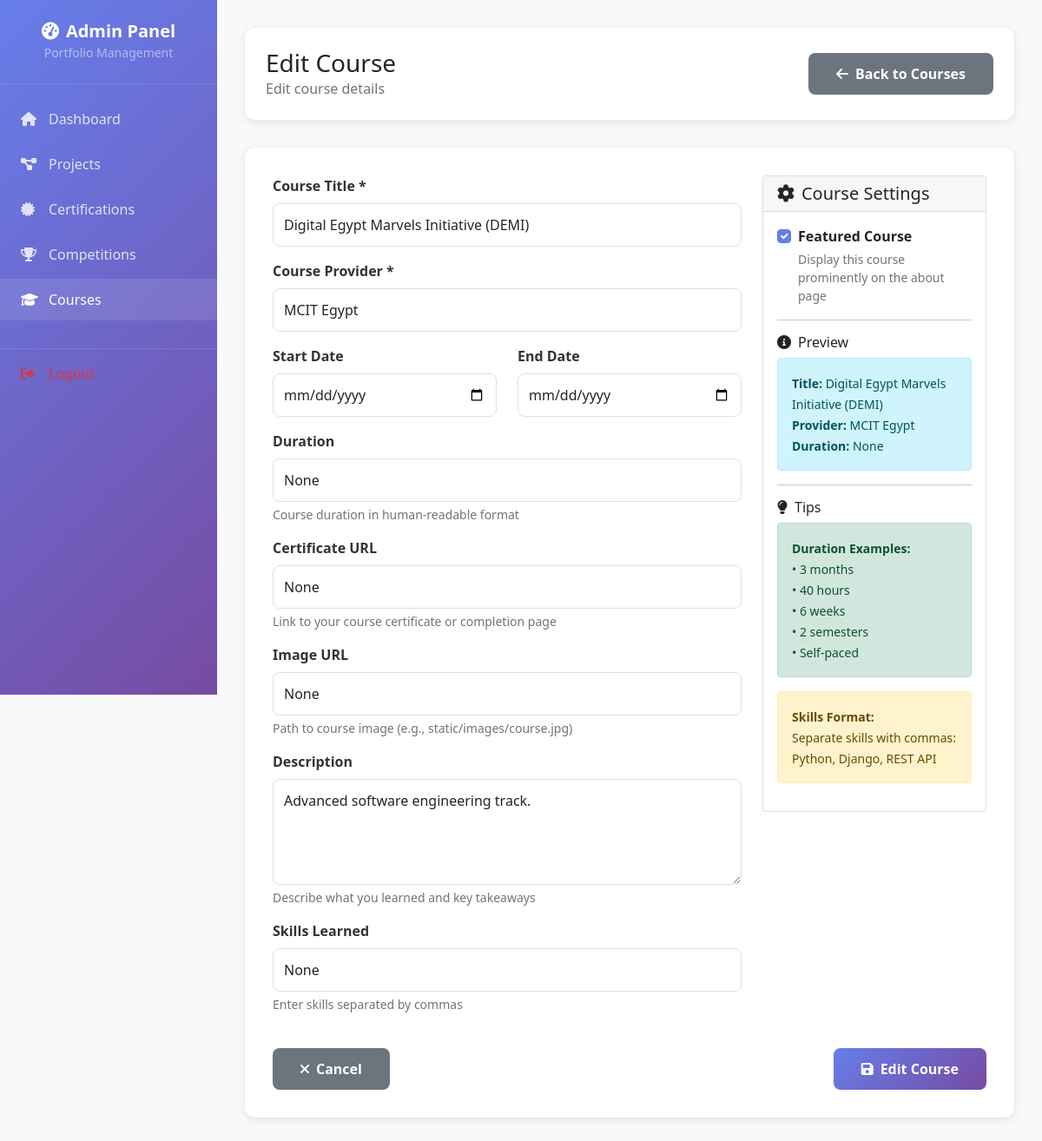
Page /admin/courses/edit/1 (signed in) on the committed database.
### app/models.py (models this page shows, shortened)
class Course(db.Model):
    __tablename__ = 'courses'
    id = db.Column(db.Integer, primary_key=True)
    title = db.Column(db.String(200), nullable=False)
    provider = db.Column(db.String(200), nullable=False)
    start_date = db.Column(db.Date, nullable=True)
    end_date = db.Column(db.Date, nullable=True)
    duration = db.Column(db.String(100), nullable=True)  # e.g., "3 months", "40 hours"
    certificate_url = db.Column(db.String(500), nullable=True)
    image_url = db.Column(db.String(500), nullable=True)
    description = db.Column(db.Text, nullable=True)
    skills_learned = db.Column(db.String(500), nullable=True)  # Comma-separated list
    featured = db.Column(db.Boolean, default=False)
    created_at = db.Column(db.DateTime, default=datetime.utcnow)
    updated_at = db.Column(db.DateTime, default=datetime.utcnow, onupdate=datetime.utcnow)

### app/admin.py (the view, shortened to what this page needs)
@admin_bp.route('/courses/edit/<int:id>', methods=['GET', 'POST'])
@admin_required
def edit_course(id):
    course = Course.query.get_or_404(id)
    return render_template('admin/course_form.html', course=course, action='Edit')

### app/admin.py (called while the page is built)
def admin_required(f):
    @wraps(f)
    def decorated_function(*args, **kwargs):
        if 'admin_logged_in' not in session:
            flash('Please login to access admin dashboard', 'danger')
            return redirect(url_for('admin.login'))
        return f(*args, **kwargs)
    return decorated_function

### app/templates/admin/course_form.html (shortened to what this page needs)
<!DOCTYPE html>
<html lang="en">
<head>
    <link href="https://cdn.jsdelivr.net/npm/bootstrap@5.1.3/dist/css/bootstrap.min.css" rel="stylesheet">
    <link href="https://cdnjs.cloudflare.com/ajax/libs/font-awesome/6.0.0/css/all.min.css" rel="stylesheet">
</head>
<body>
    <div class="admin-wrapper">
        <nav class="sidebar" id="sidebar">
            <div class="sidebar-header">
                <h4><i class="fas fa-tachometer-alt me-2"></i>Admin Panel</h4>
                <small class="text-white-50">Portfolio Management</small>
            </div>
            <div class="sidebar-nav">
                <a class="nav-link" href="{{ url_for('admin.dashboard') }}">
                    <i class="fas fa-home"></i>Dashboard
                </a>
                <a class="nav-link" href="{{ url_for('admin.projects') }}">
                    <i class="fas fa-project-diagram"></i>Projects
                </a>
                <a class="nav-link" href="{{ url_for('admin.certifications') }}">
                    <i class="fas fa-certificate"></i>Certifications
                </a>
                <a class="nav-link" href="{{ url_for('admin.competitions') }}">
                    <i class="fas fa-trophy"></i>Competitions
                </a>
                <a class="nav-link active" href="{{ url_for('admin.courses') }}">
                    <i class="fas fa-graduation-cap"></i>Courses
                </a>
                <a class="nav-link text-danger" href="{{ url_for('admin.logout') }}">
                    <i class="fas fa-sign-out-alt"></i>Logout
                </a>
            </div>
        </nav>
        <main class="main-content">
            <div class="top-header">
                <div class="d-flex justify-content-between align-items-center">
                    <div>
                        <h1 class="h3 mb-0">{{ action }} Course</h1>
                        <p class="text-muted mb-0">
                            {% if course %}Edit course details{% else %}Create a new course entry{% endif %}
                        </p>
                    </div>
                    <a href="{{ url_for('admin.courses') }}" class="btn-cancel">
                        <i class="fas fa-arrow-left me-2"></i>Back to Courses
                    </a>
                </div>
            </div>
            <div class="form-container">
                <form method="POST">
                    <div class="row">
                        <div class="col-md-8">
                            <div class="mb-3">
                                <label for="title" class="form-label">Course Title *</label>
                                <input type="text" class="form-control" id="title" name="title"
                                       value="{{ course.title if course else '' }}" required>
                            </div>
                            <div class="mb-3">
                                <label for="provider" class="form-label">Course Provider *</label>
                                <input type="text" class="form-control" id="provider" name="provider"
                                       value="{{ course.provider if course else '' }}" required>
                            </div>
                            <div class="row">
                                <div class="col-md-6">
                                    <div class="mb-3">
                                        <label for="start_date" class="form-label">Start Date</label>
                                        <input type="date" class="form-control" id="start_date" name="start_date"
                                               value="{{ course.start_date.strftime('%Y-%m-%d') if course and course.start_date else '' }}">
                                    </div>
                                </div>
                                <div class="col-md-6">
                                    <div class="mb-3">
                                        <label for="end_date" class="form-label">End Date</label>
                                        <input type="date" class="form-control" id="end_date" name="end_date"
                                               value="{{ course.end_date.strftime('%Y-%m-%d') if course and course.end_date else '' }}">
                                    </div>
                                </div>
                            </div>
                            <div class="mb-3">
                                <label for="duration" class="form-label">Duration</label>
                                <input type="text" class="form-control" id="duration" name="duration"
                                       value="{{ course.duration if course else '' }}"
                                       placeholder="e.g., 3 months, 40 hours, 6 weeks">
                                <div class="help-text">Course duration in human-readable format</div>
                            </div>
                            <div class="mb-3">
                                <label for="certificate_url" class="form-label">Certificate URL</label>
                                <input type="url" class="form-control" id="certificate_url" name="certificate_url"
                                       value="{{ course.certificate_url if course else '' }}">
                                <div class="help-text">Link to your course certificate or completion page</div>
                            </div>
                            <div class="mb-3">
                                <label for="image_url" class="form-label">Image URL</label>
                                <input type="text" class="form-control" id="image_url" name="image_url"
                                       value="{{ course.image_url if course else '' }}">
                                <div class="help-text">Path to course image (e.g., static/images/course.jpg)</div>
                            </div>
                            <div class="mb-3">
                                <label for="description" class="form-label">Description</label>
                                <textarea class="form-control" id="description" name="description" rows="4">{{ course.description if course else '' }}</textarea>
                                <div class="help-text">Describe what you learned and key takeaways</div>
                            </div>
                            <div class="mb-3">
                                <label for="skills_learned" class="form-label">Skills Learned</label>
                                <input type="text" class="form-control" id="skills_learned" name="skills_learned"
                                       value="{{ course.skills_learned if course else '' }}"
                                       placeholder="e.g., Python, Machine Learning, Data Analysis">
                                <div class="help-text">Enter skills separated by commas</div>
                            </div>
                        </div>
                        <div class="col-md-4">
                            <div class="card">
                                <div class="card-header">
                                    <h5 class="mb-0"><i class="fas fa-cog me-2"></i>Course Settings</h5>
                                </div>
                                <div class="card-body">
                                    <div class="mb-3">
                                        <div class="form-check">
                                            <input class="form-check-input" type="checkbox" id="featured" name="featured"
                                                   {% if course and course.featured %}checked{% endif %}>
                                            <label class="form-check-label" for="featured">
                                                <strong>Featured Course</strong>
                                                <div class="help-text">Display this course prominently on the about page</div>
                                            </label>
                                        </div>
                                    </div>
                                    <hr>
                                    <h6><i class="fas fa-info-circle me-2"></i>Preview</h6>
                                    <div class="alert alert-info">
                                        <small>
                                            <strong>Title:</strong> <span id="preview-title">{{ course.title if course else 'Your Course Title' }}</span><br>
                                            <strong>Provider:</strong> <span id="preview-provider">{{ course.provider if course else 'Course Provider' }}</span><br>
                                            <strong>Duration:</strong> <span id="preview-duration">{{ course.duration if course else 'Course Duration' }}</span>
                                        </small>
                                    </div>
                                    <hr>
                                    <h6><i class="fas fa-lightbulb me-2"></i>Tips</h6>
                                    <div class="alert alert-success">
                                        <small>
                                            <strong>Duration Examples:</strong><br>
                                            • 3 months<br>
                                            • 40 hours<br>
                                            • 6 weeks<br>
                                            • 2 semesters<br>
                                            • Self-paced
                                        </small>
                                    </div>
                                    <div class="alert alert-warning">
                                        <small>
                                            <strong>Skills Format:</strong><br>
                                            Separate skills with commas:<br>
                                            Python, Django, REST API
                                        </small>
                                    </div>
                                </div>
                            </div>
                        </div>
                    </div>
                    <div class="d-flex justify-content-between mt-4">
                        <a href="{{ url_for('admin.courses') }}" class="btn-cancel">
                            <i class="fas fa-times me-2"></i>Cancel
                        </a>
                        <button type="submit" class="btn-submit">
                            <i class="fas fa-save me-2"></i>{{ action }} Course
                        </button>
                    </div>
                </form>
            </div>
        </main>
    </div>
</body>
</html>

### app/templates/admin/course_form.html (style rules this page uses)
body { background-color: #f8f9fa; margin: 0; padding: 0; }
.admin-wrapper { display: flex; min-height: 100vh; }
.sidebar { width: 250px; background: linear-gradient(135deg, #667eea 0%, #764ba2 100%); color: white; position: fixed; height: 100vh; overflow-y: auto; z-index: 1000; transition: transform 0.3s ease; }
.sidebar-header { padding: 1.5rem; text-align: center; border-bottom: 1px solid rgba(255, 255, 255, 0.1); }
.sidebar-header h4 { margin: 0; font-size: 1.25rem; font-weight: 600; }
.sidebar-nav { padding: 1rem 0; }
.sidebar .nav-link { color: rgba(255, 255, 255, 0.8); padding: 0.75rem 1.5rem; border-radius: 0; margin-bottom: 0.25rem; transition: all 0.3s ease; display: flex; align-items: center; text-decoration: none; }
.sidebar .nav-link:hover, .sidebar .nav-link.active { background: rgba(255, 255, 255, 0.1); color: white; }
.sidebar .nav-link i { width: 20px; margin-right: 0.75rem; }
.sidebar .nav-link.text-danger { margin-top: 2rem; border-top: 1px solid rgba(255, 255, 255, 0.1); padding-top: 1rem; }
.main-content { flex: 1; margin-left: 250px; padding: 2rem; min-height: 100vh; }
.top-header { background: white; border-radius: 12px; padding: 1.5rem; margin-bottom: 2rem; box-shadow: 0 2px 10px rgba(0, 0, 0, 0.1); }
.form-container { background: white; border-radius: 12px; padding: 2rem; box-shadow: 0 2px 10px rgba(0, 0, 0, 0.1); }
.form-label { font-weight: 600; color: #333; margin-bottom: 0.5rem; }
.form-control, .form-select { border-radius: 8px; border: 1px solid #e0e0e0; padding: 0.75rem; }
.btn-submit { background: linear-gradient(135deg, #667eea 0%, #764ba2 100%); border: none; border-radius: 8px; padding: 0.75rem 2rem; color: white; font-weight: 600; transition: transform 0.2s ease; }
.btn-cancel { background: #6c757d; border: none; border-radius: 8px; padding: 0.75rem 2rem; color: white; font-weight: 600; text-decoration: none; display: inline-block; transition: transform 0.2s ease; }
.form-check-input:checked { background-color: #667eea; border-color: #667eea; }
.help-text { font-size: 0.875rem; color: #6c757d; margin-top: 0.25rem; }

### rows in the picture
Course: title "Digital Egypt Marvels Initiative (DEMI)", provider "MCIT Egypt", duration "None", certificate_url "None", image_url "None", description "Advanced software engineering track.", skills_learned "None", featured "☑"

### other values in the picture
{{ action }} "Edit"
